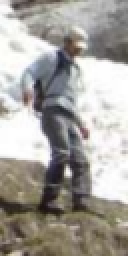
//> input picture img/lecture3.bmp, 64 x 128 px (shown 2 times larger)
$ ./test   (built with g++ and OpenCV 4)
//> lines starting //> are read from the running program, lines starting //| are printed output that depends on the picture
#include<opencv2/opencv.hpp>
#include<iostream>
#include<cmath>

using namespace std;
using namespace cv;

float* HOG(Mat img);
float compare(float* arr1, float* arr2);

int main(void)
{

	string path = "C:/Users/woo12/OneDrive/Desktop/cpp/img/";
	Mat img1 = imread(path + "lecture3.bmp", CV_LOAD_IMAGE_GRAYSCALE);
//> img1: 128 rows x 64 cols, CV_8UC1; min 20, max 255, mean 161.9
	float* img1histo = HOG(img1);
//| array size = 945
//> after the loop in HOG, `for (int y = 1; y < height - 1; y++)`:
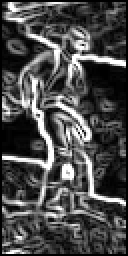
//> edgeimg: 128 rows x 64 cols, CV_8UC1 (shown 2 times larger); min 0, max 255, mean 74.8

	Mat com1 = imread(path + "compare1.bmp", CV_LOAD_IMAGE_GRAYSCALE);
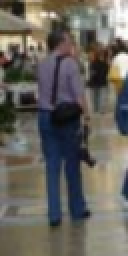
//> input picture img/compare1.bmp, 64 x 128 px (shown 2 times larger)
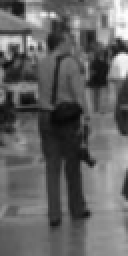
//> com1: 128 rows x 64 cols, CV_8UC1 (shown 2 times larger); min 8, max 254, mean 100.1
	float* com1histo = HOG(com1);
//| array size = 945
//> after the loop in HOG (call 2), `for (int y = 1; y < height - 1; y++)`:
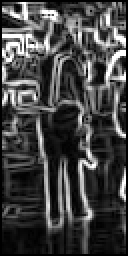
//> edgeimg: 128 rows x 64 cols, CV_8UC1 (shown 2 times larger); min 0, max 255, mean 67.6

	Mat com2 = imread(path + "compare2.bmp", CV_LOAD_IMAGE_GRAYSCALE);
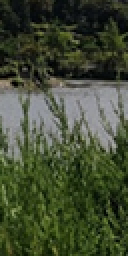
//> input picture img/compare2.bmp, 64 x 128 px (shown 2 times larger)
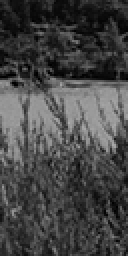
//> com2: 128 rows x 64 cols, CV_8UC1 (shown 2 times larger); min 0, max 174, mean 69.6
	float* com2histo = HOG(com2);
//| array size = 945
//> after the loop in HOG (call 3), `for (int y = 1; y < height - 1; y++)`:
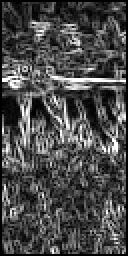
//> edgeimg: 128 rows x 64 cols, CV_8UC1 (shown 2 times larger); min 0, max 255, mean 74.8

	cout << compare(com2histo, com1histo) << endl;
//> the loop in compare, `for (int i = 0; i < 945; i++)` made 945 passes
//> sum on passes 1 to 3: 0.0375, 0.107, 0.213
//> after the loop in compare, `for (int i = 0; i < 945; i++)`: sum = 163.6
//| 163.572
	//cout << compare(img1histo, com2histo) << endl;

	delete[] com2histo;
	delete[] com1histo;
	delete[] img1histo;
	return 0;
}

float compare(float* arr1, float* arr2)
{
	float sum = 0.0f;
	for (int i = 0; i < 945; i++) {
		sum += sqrt((arr1[i] - arr2[i]) * (arr1[i] - arr2[i]));
	}
	return sum;
}

float* HOG(Mat img)
{

	int xmask[3][3]{
	{-1, 0, 1},
	{-1, 0, 1},
	{-1, 0, 1},
	};

	int ymask[3][3]{
		{-1, -1, -1},
		{ 0,  0,  0},
		{ 1,  1,  1},
	};

	int height = img.rows;
	int width = img.cols;
	int degreebin = 9;


	int heightHistoSize = height / 8 - 1; // 128X64 -> 15
	int widthHistoSize = width / 8 - 1; // 128X64 -> 7

	int size = heightHistoSize * widthHistoSize * degreebin;
	cout << "array size = " << size << endl;

	float* histo = new float[size];
	for (int i = 0; i < size; i++) histo[i] = 0;


	//check line for debug.
	Mat edgeimg = Mat::zeros(height, width, CV_8UC1);

	for (int y = 1; y < height - 1; y++) {
		for (int x = 1; x < width - 1; x++) {

			float fx = 0.0f;
			float fy = 0.0f;

			float magni = 0.0f;
			double degree = 0.0f;

			for (int my = 0; my <= 2; my++) {
				for (int mx = 0; mx <= 2; mx++) {
					fx += img.at<uchar>(y + (my - 1), x + (mx - 1)) * xmask[my][mx];
					fy += img.at<uchar>(y + (my - 1), x + (mx - 1)) * ymask[my][mx];
				}
			}

			//calculate magnitude
			magni = sqrt(fx * fx + fy * fy);
			int normMagni = max(0, min(255, (int)magni));
			edgeimg.at<uchar>(y, x) = normMagni;

			//calculate orientation
			degree = atan2(fy, fx) * (180.0 / 3.14159);
			if (degree < 0) degree += 180.0;

			int hIndex = 0;
			int wIndex = 0;
			int degreeIndex = 0;

			// histo index cal
			if (degree == 180)
				degreeIndex = degreebin - 1;
			else
				degreeIndex =  (int) (degree / 20.0);

			if (x / 8 == 0) {
				wIndex = 0;
				if (y / 8 == 0) {
					hIndex = 0;
					histo[hIndex * widthHistoSize * degreebin +
						wIndex * degreebin +
						degreeIndex] += magni;
				}
				else if (y / 8 == heightHistoSize) {
					hIndex = heightHistoSize - 1;
					histo[hIndex * widthHistoSize * degreebin +
						wIndex * degreebin +
						degreeIndex] += magni;
				}
				else {
					hIndex = y / 8;
					histo[hIndex * widthHistoSize * degreebin +
						wIndex * degreebin +
						degreeIndex] += magni;
					histo[(hIndex-1)*widthHistoSize * degreebin +
						wIndex * degreebin +
						degreeIndex] += magni;
				}
			}
			else if (x / 8 == widthHistoSize) {
				wIndex = widthHistoSize - 1;
				if (y / 8 == 0) {
					hIndex = 0;
					histo[hIndex * widthHistoSize * degreebin +
						wIndex * degreebin +
						degreeIndex] += magni;
				}
				else if (y / 8 == heightHistoSize) {
					hIndex = heightHistoSize - 1;
					histo[hIndex * widthHistoSize * degreebin +
						wIndex * degreebin +
						degreeIndex] += magni;
				}
				else {
					hIndex = y / 8;
					histo[hIndex * widthHistoSize * degreebin +
						wIndex * degreebin +
						degreeIndex] += magni;
					histo[(hIndex-1)*widthHistoSize * degreebin +
						wIndex * degreebin +
						degreeIndex] += magni;
				}
			}
			else { // width is middle
				wIndex = x / 8;
				if (y / 8 == 0) {
					hIndex = 0;
					histo[hIndex * widthHistoSize * degreebin +
						wIndex * degreebin +
						degreeIndex] += magni;
					histo[hIndex * widthHistoSize * degreebin +
						(wIndex-1)*degreebin +
						degreeIndex] += magni;
				}
				else if (y / 8 == heightHistoSize) {
					hIndex = heightHistoSize - 1;
					histo[hIndex * widthHistoSize * degreebin +
						wIndex * degreebin +
						degreeIndex] += magni;
					histo[hIndex * widthHistoSize * degreebin +
						(wIndex-1)*degreebin +
						degreeIndex] += magni;
				}
				else { // include 4 blocks
					hIndex = y / 8;
					histo[hIndex * widthHistoSize * degreebin +
						wIndex * degreebin +
						degreeIndex] += magni;
					histo[(hIndex-1)*widthHistoSize * degreebin +
						wIndex * degreebin +
						degreeIndex] += magni;
					histo[(hIndex-1)*widthHistoSize * degreebin +
						(wIndex-1)*degreebin +
						degreeIndex] += magni;
					histo[hIndex * widthHistoSize * degreebin +
						(wIndex-1)*degreebin +
						degreeIndex] += magni;

				}
			}
		}
	}


	for (int i = 0; i < heightHistoSize; i++) {
		for (int j = 0; j < widthHistoSize; j++) {

			float sum = 0.0f;
			for (int k = 0; k < degreebin; k++) {
				sum += histo[i * widthHistoSize * degreebin + j * degreebin + k] *
					histo[i * widthHistoSize * degreebin + j * degreebin + k];
			}

			if (sum != 0) {
				for (int k = 0; k < degreebin; k++) {
					histo[i * widthHistoSize * degreebin + j * degreebin + k] /= sqrt(sum);
				}
			}
		}
	}

	// [9 lines of commented-out code are left out]
	return histo;
}
